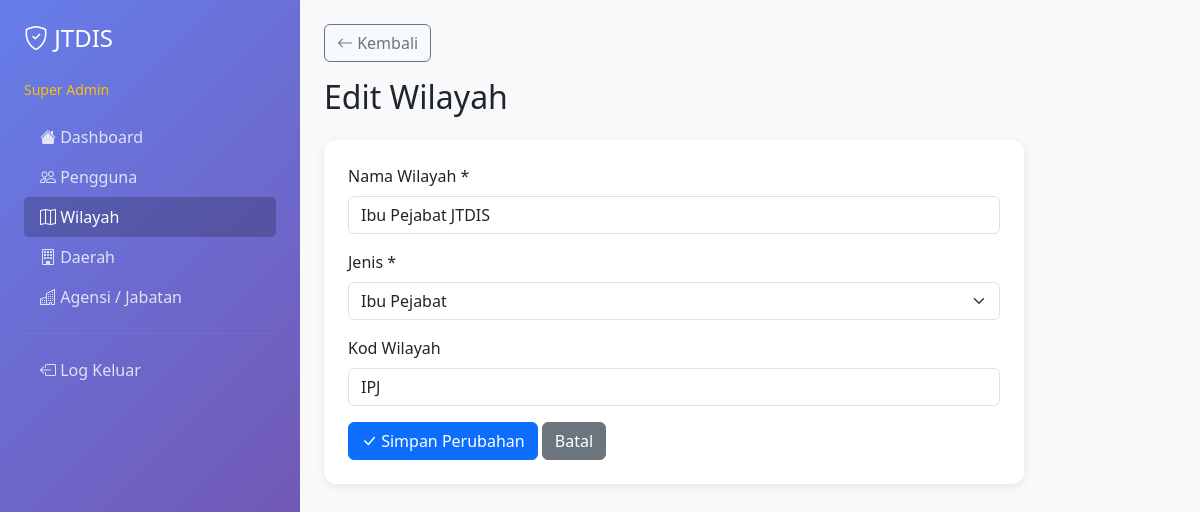
Screenshot of /pages/superadmin/wilayah/edit.php?id=1 (signed in) with the database file from the repository.
### tables this page shows
CREATE TABLE `wilayah` (
  `wilayah_id` int(11) NOT NULL,
  `nama_wilayah` varchar(100) NOT NULL,
  `jenis` enum('ibu_pejabat','wilayah') NOT NULL,
  `kod_wilayah` varchar(20) DEFAULT NULL
);

### includes/functions.php (called while the page is built, shortened)
<?php
function escapeOutput($text) {
    return htmlspecialchars($text, ENT_QUOTES, 'UTF-8');
}
?>

### pages/superadmin/wilayah/edit.php (the view, shortened to what this page needs)
<?php
require_once '../../../includes/functions.php';
$wilayah_id = (int) ($_GET['id'] ?? 0);
$query = "SELECT * FROM wilayah WHERE wilayah_id = ?";
$stmt = mysqli_prepare($conn, $query);
mysqli_stmt_bind_param($stmt, 'i', $wilayah_id);
mysqli_stmt_execute($stmt);
$result = mysqli_stmt_get_result($stmt);
$wilayah = mysqli_fetch_assoc($result);
?>
<!DOCTYPE html>
<html lang="ms">
<head>
    <link href="https://cdn.jsdelivr.net/npm/bootstrap@5.3.0/dist/css/bootstrap.min.css" rel="stylesheet">
    <link rel="stylesheet" href="https://cdn.jsdelivr.net/npm/bootstrap-icons@1.10.0/font/bootstrap-icons.css">
</head>
<body>
<div class="container-fluid">
    <div class="row">
        <div class="col-md-3 sidebar p-4">
            <h4 class="mb-4"><i class="bi bi-shield-check"></i> JTDIS</h4>
            <p class="text-warning mb-3"><small>Super Admin</small></p>
            <nav class="nav flex-column">
                <a class="nav-link" href="../dashboard.php"><i class="bi bi-house-fill"></i> Dashboard</a>
                <a class="nav-link" href="../pengguna/index.php"><i class="bi bi-people"></i> Pengguna</a>
                <a class="nav-link active" href="index.php"><i class="bi bi-map"></i> Wilayah</a>
                <a class="nav-link" href="../daerah/index.php"><i class="bi bi-building"></i> Daerah</a>
                <a class="nav-link" href="../agensi/index.php"><i class="bi bi-buildings"></i> Agensi / Jabatan</a>
                <hr style="border-color: rgba(255,255,255,0.2);">
                <a class="nav-link" href="../../logout.php"><i class="bi bi-box-arrow-left"></i> Log Keluar</a>
            </nav>
        </div>
        <div class="col-md-9 p-4">
            <div class="mb-4">
                <a href="index.php" class="btn btn-outline-secondary mb-3"><i class="bi bi-arrow-left"></i> Kembali</a>
                <h2>Edit Wilayah</h2>
            </div>
            <div class="card" style="max-width: 700px;">
                <div class="card-body p-4">
                    <form method="POST">
                        <div class="mb-3">
                            <label class="form-label">Nama Wilayah *</label>
                            <input type="text" name="nama_wilayah" class="form-control" value="<?php echo escapeOutput($wilayah['nama_wilayah']); ?>" required>
                        </div>
                        <div class="mb-3">
                            <label class="form-label">Jenis *</label>
                            <select name="jenis" class="form-select" required>
                                <option value="ibu_pejabat" <?php echo $wilayah['jenis'] === 'ibu_pejabat' ? 'selected' : ''; ?>>Ibu Pejabat</option>
                            </select>
                        </div>
                        <div class="mb-3">
                            <label class="form-label">Kod Wilayah</label>
                            <input type="text" name="kod_wilayah" class="form-control" value="<?php echo escapeOutput($wilayah['kod_wilayah'] ?? ''); ?>">
                        </div>
                        <button type="submit" class="btn btn-primary"><i class="bi bi-check-lg"></i> Simpan Perubahan</button>
                        <a href="index.php" class="btn btn-secondary">Batal</a>
                    </form>
                </div>
            </div>
        </div>
    </div>
</div>
</body>
</html>

### pages/superadmin/wilayah/edit.php (style rules this page uses)
body { background-color: #f8f9fa; }
.sidebar { background: linear-gradient(135deg, #667eea 0%, #764ba2 100%); min-height: 100vh; color: white; }
.nav-link { color: rgba(255,255,255,0.8); }
.nav-link:hover, .nav-link.active { color: white; background: rgba(0,0,0,0.2); border-radius: 5px; }
.card { border: none; border-radius: 12px; box-shadow: 0 2px 10px rgba(0,0,0,0.08); }

### rows the page displays
wilayah: nama_wilayah "Ibu Pejabat JTDIS", jenis "Ibu Pejabat", kod_wilayah "IPJ"
